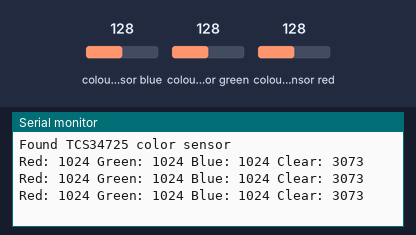
A sketch run on a simulated Arduino Uno, built with avr-gcc and run on an emulated ATmega328P. Shown: the last lines printed to the serial monitor. The test bench sets the inputs (shaded band); at power-on: colour sensor blue 128, colour sensor green 128, colour sensor red 128.

Above: at 1.4 s.
1.5 s: colour sensor blue set to 5
At 2.2 s:
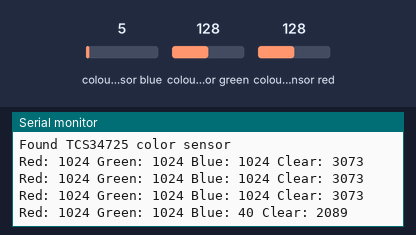
3.0 s: colour sensor green set to 5
At 3.8 s:
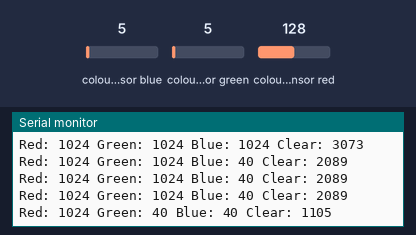
4.5 s: colour sensor red set to 5
At 4.9 s:
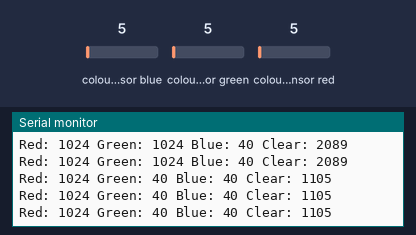
Timing chart, 0 to 7.5 s (numbered marks = the images above; inputs shaded):
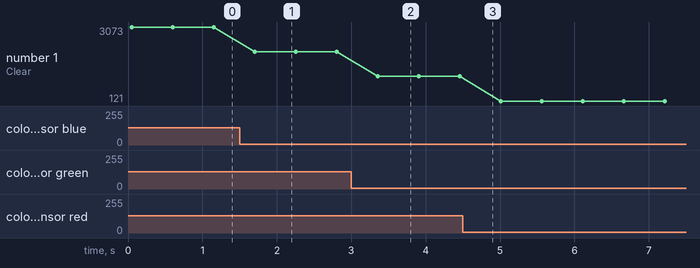

The sketch:

Adafruit_TCS34725_Example.ino
```cpp
#include <Wire.h>
#include <Adafruit_TCS34725.h>

Adafruit_TCS34725 tcs = Adafruit_TCS34725(TCS34725_INTEGRATIONTIME_50MS, TCS34725_GAIN_4X);

void setup() {
  Serial.begin(9600);
  if (tcs.begin()) {
    Serial.println("Found TCS34725 color sensor");
  } else {
    Serial.println("Could not find TCS34725 color sensor");
    while (1); // halt
  }
}

void loop() {
  uint16_t r, g, b, c;
  tcs.getRawData(&r, &g, &b, &c);
  Serial.print("Red: "); Serial.print(r);
  Serial.print(" Green: "); Serial.print(g);
  Serial.print(" Blue: "); Serial.print(b);
  Serial.print(" Clear: "); Serial.println(c);
  delay(500);
}
```

Measured:
- after the input at 1.5 s, the serial monitor: prints a new line after 0.21 s (image 1)
- after the input at 3.0 s, the serial monitor: prints a new line after 0.36 s (image 2)
- plotted number 1: 3073 → 2089 after the input at 1.5 s, 2089 → 1105 after the input at 3.0 s, 1105 → 121 after the input at 4.5 s
